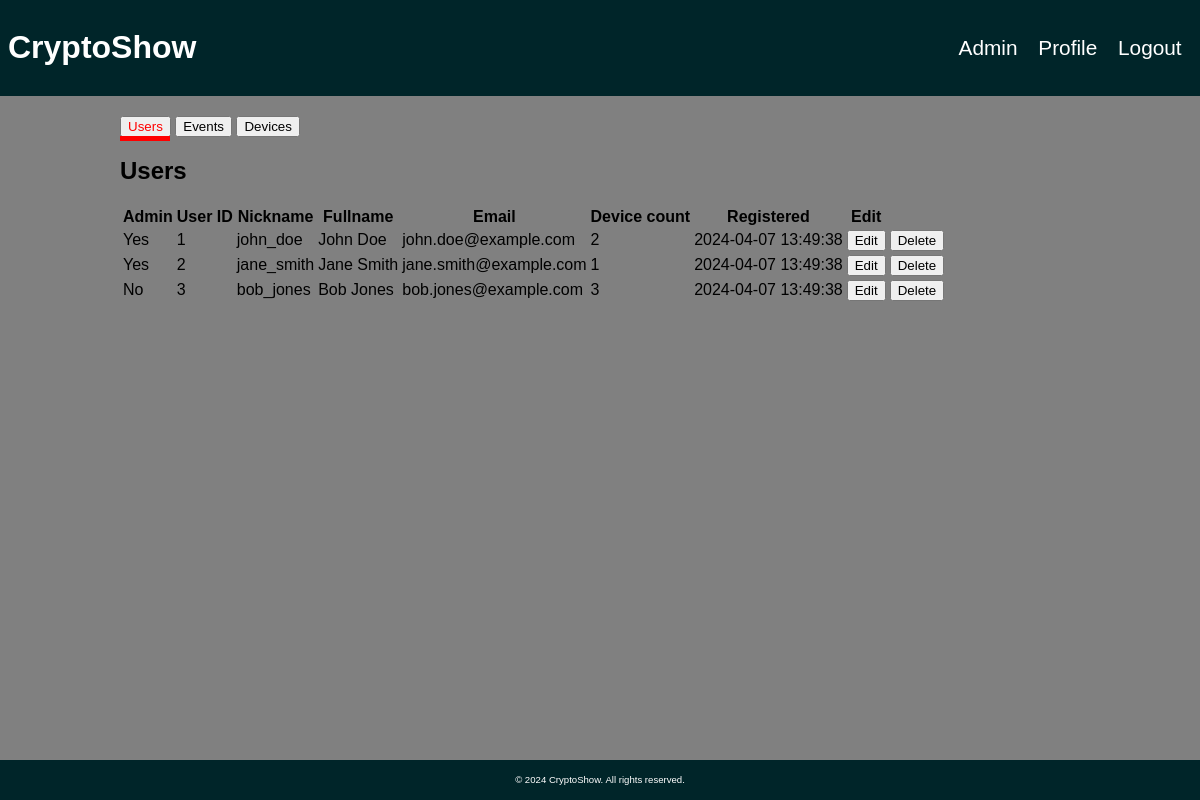
The page /admin.php (signed in) on the database its author committed.
### tables this page shows
CREATE TABLE `registered_user` (
    `user_id` int(10) unsigned NOT NULL AUTO_INCREMENT,
    `user_nickname` VARCHAR(20) DEFAULT NULL,
    `user_name` VARCHAR(50) DEFAULT NULL,
    `user_email` VARCHAR(50) DEFAULT NULL,
    `user_hashed_password` varchar(255) DEFAULT NULL,
    `user_device_count` tinyint(5) unsigned NOT NULL DEFAULT 0,
    `user_registered_timestamp` timestamp NOT NULL,
    PRIMARY KEY (`user_id`)
);

### admin.php (the view, shortened to what this page needs)
<?php
$css_file = "./css-files/dashboardStyle.css";
include_once "header.php";
include "db_connect.php";
?>
<link rel="stylesheet" href="./css-files/adminStyle.css">
<div class="container">
    <div class="tabs">
        <button class="tabBtn active">Users</button>
        <button class="tabBtn">Events</button>
        <button class="tabBtn">Devices</button>
        <div class="line"></div>
    </div>
    <div class="contentBox">
        <div class="content active">
            <h2>Users</h2>
            <table>
                <thead>
                <tr>
                    <th>Admin</th>
                    <th>User ID</th>
                    <th>Nickname</th>
                    <th>Fullname</th>
                    <th>Email</th>
                    <th>Device count</th>
                    <th>Registered</th>
                    <th>Edit</th>
                </tr>
                </thead>
                <tbody>
                <?php
                $query = "SELECT * FROM registered_user";
                $stmt = $pdo->prepare($query);
                $stmt->execute();
                $result = $stmt->fetchAll(PDO::FETCH_ASSOC);
                if($result) {
                    foreach($result as $row) {
                        ?>
                        <tr>
                            <td><?php if($row['is_admin']){echo "Yes";}else{echo "No";}?></td>
                            <td><?= $row['user_id']?></td>
                            <td><?= $row['user_nickname']?></td>
                            <td><?= $row['user_name']?></td>
                            <td><?= $row['user_email']?></td>
                            <td><?= $row['user_device_count']?></td>
                            <td><?= $row['user_registered_timestamp']?></td>
                            <td><a href="userEdit.php?id=<?= $row['user_id']; ?>"><button>Edit</button></a></td>
                            <td>
                            <form action="./php-files/userEditProcess.php" method="post">
                            <button type="submit" name="delete" value="<?=$row['user_id']?>" onclick="return confirm('Are you sure?')">Delete</button>
                            </form>
                            <td>
                        </tr>
                        <?php
                    }
                } else {
                    ?>
                    <tr>
                        <td colspan="6">No Record</td>
                    </tr>
                    <?php
                }
                ?>
                </tbody>
            </table>
        </div>
    </div>
</div>
<footer>
    <p>&copy; 2024 CryptoShow. All rights reserved.</p>
</footer>
</body>
</html>

### phpappfolder/includes/header.php (shortened to what this page needs)
<!DOCTYPE html>
<html lang="en">
<head>
    <link rel="stylesheet" href="<?php echo $css_file ?>">
    </head>
<body>
<header>
    <a class="logo" href="index.php"><h1>CryptoShow</h1></a>
    <ul>
        <?php
        if (isset($_SESSION['is_admin']) && $_SESSION['is_admin']) {
            echo  "<li><a class='headerBtn' href='./admin.php'>Admin</a></li>";
        }
        ?>
        <?php
        if (isset($_SESSION['user_id'] )) {
            echo  "<li><a class='headerBtn' href='./profile.php'>Profile</a></li>";
            echo "<li><a class='headerBtn' href='index.php?logout=true'>Logout</a></button></li>";
        } else {
          echo  "<li><a class='headerBtn' href='register.php'>Register</a></li>";
          echo  "<li><a class='headerBtn' href='login.php'>Login</a></li>";
        }
        ?>
    </ul>
</header>

### css-files/dashboardStyle.css (style rules this page uses)
body { margin: 0px; }
header { background-color: hsl(185, 100%, 8%); display: flex; justify-content: space-between; align-items: center; color: white; padding: 0.5em 0.5em; }
.logo { text-decoration: none; color: white; }
.headerBtn { font-size: 1.3rem; text-decoration: none; color: inherit; padding: 0.5em; transition: background-color 400ms; border-radius: 10px; width: 80px; text-align: center; }
li { list-style: none; }
ul { display: flex; padding: 0px; }
.container { max-width: 960px; margin: 20px auto; padding: 0 20px; }
footer { background-color: hsl(185, 100%, 8%); color: white; font-size: 0.6em; text-align: center; padding: 5px 0; position: absolute; bottom: 0; width: 100%; }
body { font-family:Arial, Helvetica, sans-serif; background-color: gray; }
form { display: flex; flex-direction: column; align-items: center; }

### css-files/adminStyle.css (style rules this page uses)
.content { display: none; }
.content.active { display: block; }
.tabs { position: relative; }
.tabs .tabBtn.active { color: red; }
.line { position: absolute; top: 20px; left: 0px; width: 50px; height: 5px; background-color: red; }

### rows shown on the page
registered_user: is_admin "Yes", user_id "1", user_nickname "john_doe", user_name "John Doe", user_email "john.doe@example.com", user_device_count "2", user_registered_timestamp "2024-04-07 13:49:38"
registered_user: is_admin "Yes", user_id "2", user_nickname "jane_smith", user_name "Jane Smith", user_email "jane.smith@example.com", user_device_count "1", user_registered_timestamp "2024-04-07 13:49:38"
registered_user: is_admin "No", user_id "3", user_nickname "bob_jones", user_name "Bob Jones", user_email "bob.jones@example.com", user_device_count "3", user_registered_timestamp "2024-04-07 13:49:38"
